Frame 1 (no input): blank canvas, image omitted
Frame 60 (no input): blank canvas, image omitted
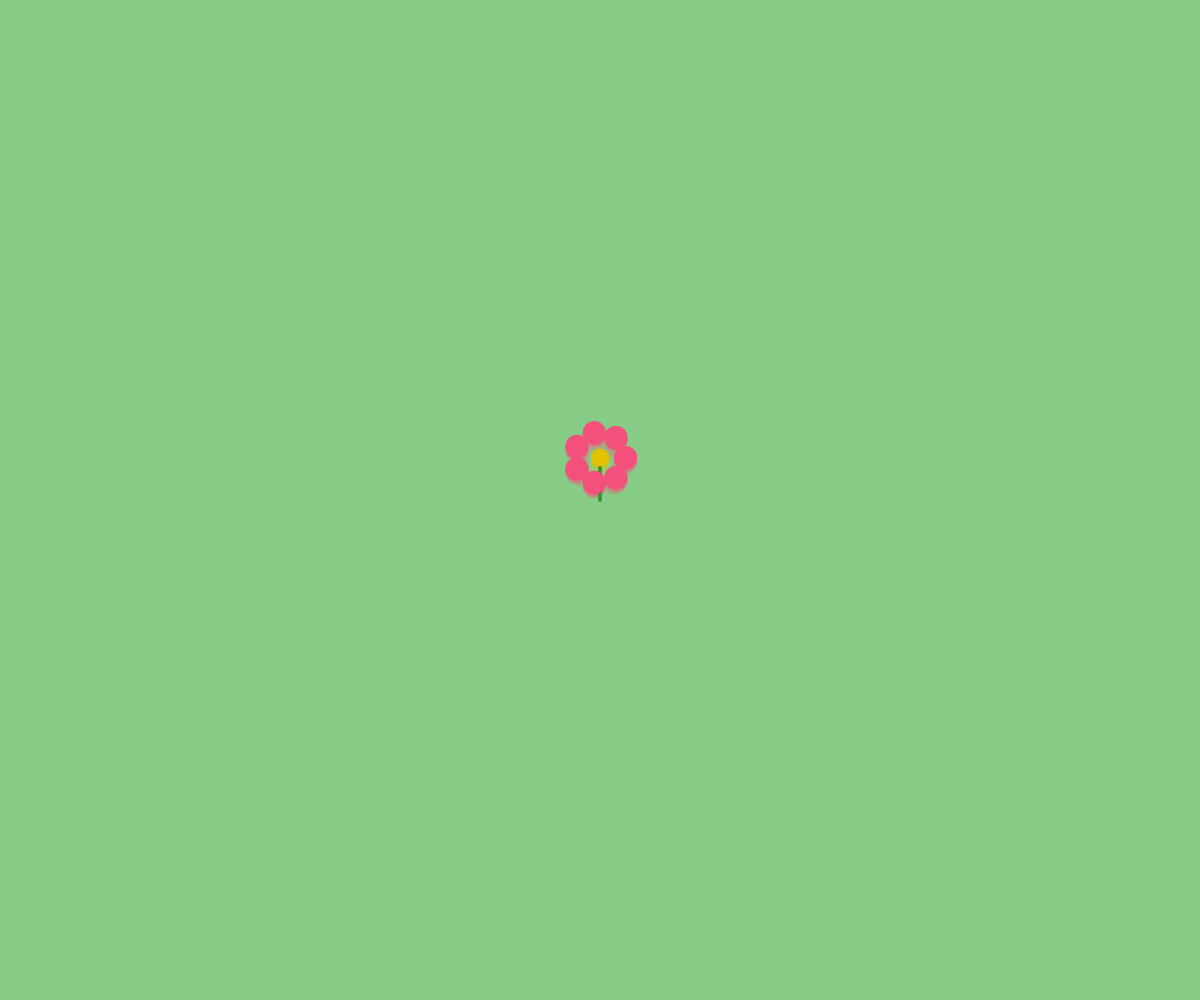
Frame 120 (the mouse pressed at the canvas centre since frame 60)

The p5.js sketch whose frames 1 and 60 were blank and that drew this single picture after the mouse press (run headless with seeded random() and noise() and a simulated clock; from frame 60 on, the mouse is pressed at the canvas centre):

// p5.js sketch
// ── sketch.js
let flowers = [];

function setup() {
  createCanvas(innerWidth, innerHeight);
}

function draw() {
  background(135, 200, 135, 40);
  for (let f of flowers) {
    f.grow();
    f.draw();
  }
}

function mousePressed() {
  flowers.push(new Flower(mouseX, mouseY));
}

function mouseDragged() {
  for (let f of flowers) {
  
  }
}
// ── flower.js
class Flower {
  constructor(x, y) {
    this.x = x;
    this.y = y;
    this.petalCount = floor(random(5, 9));
    this.petalSize  = 0;
    this.maxPetalSize = random(20, 45);
    this.stemHeight = 0;
    this.maxStemHeight = random(60, 120);
    this.growSpeed  = random(0.3, 0.8);
    this.petalCol = color(random(200,255), random(50,150),             random(100,200));
    this.centreCol = color(random(220,255), random(180,230), 0);
    this.stemCol   = color(50, random(120,180), 50);
  }



  grow() {
    if (this.petalSize < this.maxPetalSize) {
      this.petalSize += this.growSpeed;
    }
    if (this.stemHeight < this.maxStemHeight) {
      this.stemHeight += this.growSpeed * 1.5;
    }
  }

draw() {
  push();
  translate(this.x, this.y);
  stroke(this.stemCol);
  strokeWeight(3);
  line(0, 0, 0, -this.stemHeight);
  translate(0, -this.stemHeight);
  noStroke();
  fill(this.petalCol);
  for (let i = 0; i < this.petalCount; i++) {
    let angle = (TWO_PI / this.petalCount) * i;
    let px = cos(angle) * this.petalSize;
    let py = sin(angle) * this.petalSize;
    ellipse(px, py, this.petalSize * 0.9, this.petalSize * 0.9);
  }
  fill(this.centreCol);
  ellipse(0, 0, this.petalSize * 0.7, this.petalSize * 0.7);
  pop();
}}
